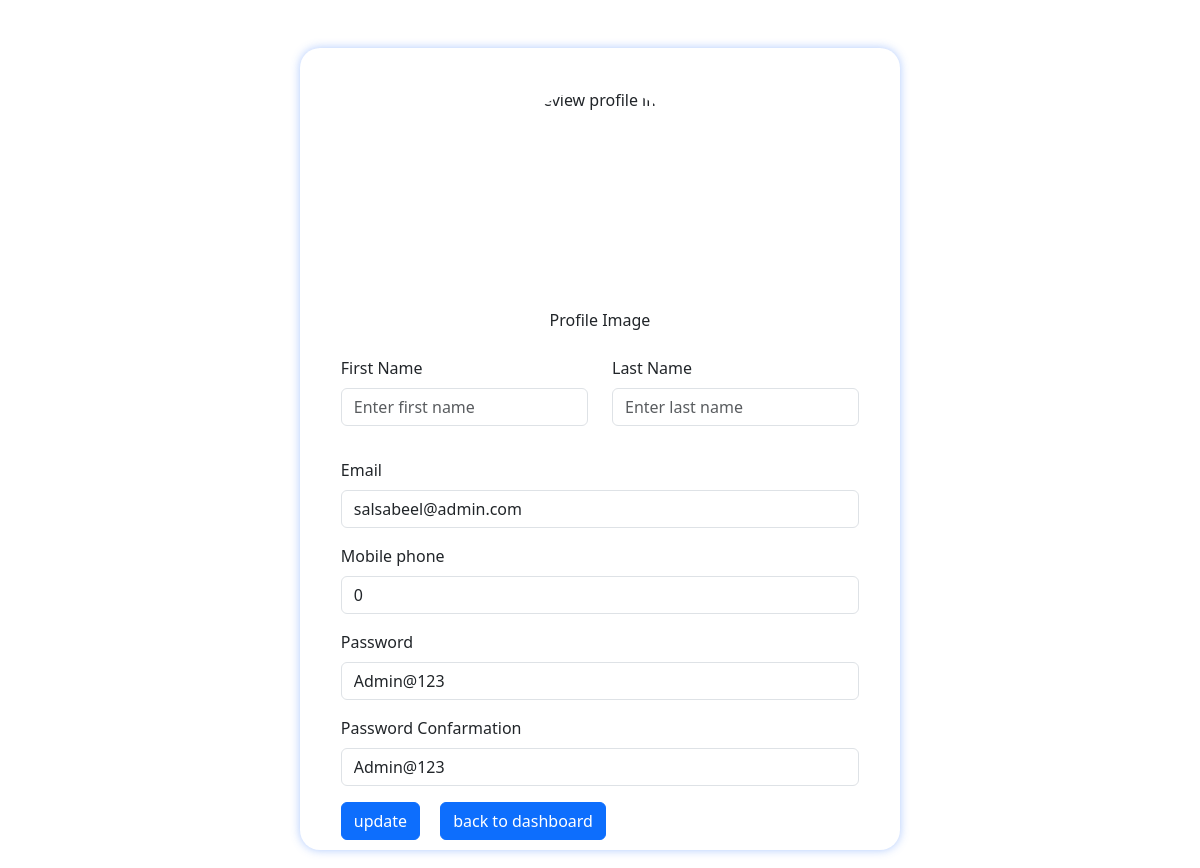
The app's page /update_users.php?updateid=2 with its own data.
### tables this page shows
CREATE TABLE `tb_users` (
  `user_id` int(11) NOT NULL,
  `role_id` int(11) NOT NULL DEFAULT 2,
  `user_fname` varchar(255) NOT NULL,
  `user_lname` varchar(255) NOT NULL,
  `user_email` varchar(255) NOT NULL,
  `user_phone` int(10) NOT NULL,
  `user_img` varchar(255) NOT NULL,
  `user_password` varchar(255) NOT NULL
);

### update_users.php (the view, shortened to what this page needs)
<?php
include('config.php');
$id = $_GET['updateid'];
?>
<!DOCTYPE html>
<html lang="en">
<head>
    <link href="https://cdn.jsdelivr.net/npm/bootstrap@5.3.0-alpha3/dist/css/bootstrap.min.css" rel="stylesheet">
</head>
<body>
    <div class="container my-5">
        <form method="post" enctype="multipart/form-data">
            <?php
            $sql = "SELECT * FROM `tb_users` WHERE user_id = $id ";
            $result = mysqli_query($conn, $sql);
            $row = mysqli_fetch_assoc($result);
            ?>
            <div class="mb-3 text-center">
                <img id="profiledisplay" onclick="triggerClick()" src="<?php echo 'img/' . $row['user_img'] ?>" alt="Preview profile image" style="border-radius: 100px; width: 200px; height: 200px; margin: 20px auto; display: block;">
                <label class="form-label">Profile Image</label>
            </div>
            <div class="row mb-3">
                <div class="col">
                    <label class="form-label">First Name</label>
                    <input type="text" placeholder="Enter first name" class="form-control" name="fname" id="fname" value="<?php echo $row['user_fname']; ?>">
                </div>
                <div class="col">
                    <label class="form-label">Last Name</label>
                    <input type="text" placeholder="Enter last name" class="form-control" name="lname" id="lname" value="<?php echo $row['user_lname']; ?>">
                </div>
            </div>
            <div class="mb-3">
                <label class="form-label">Email</label>
                <input type="text" placeholder="Enter email" class="form-control" name="email" id="email" value="<?php  echo $row['user_email']; ?>">
            </div>
            <div class="mb-3">
                <label class="form-label">Mobile phone</label>
                <input type="text" placeholder="Enter Mobile phone" class="form-control" name="mobile" id="mobile" value="<?php echo $row['user_phone']; ?>">
            </div>
            <div class="mb-3">
                <label class="form-label">Password</label>
                <input type="text" placeholder="Enter Passsword" class="form-control" name="password" id="password" value="<?php echo $row['user_password']; ?>">
            </div>
            <div class="mb-3">
                <label class="form-label">Password Confarmation</label>
                <input type="text" placeholder="Enter Passsword Confarmation" class="form-control" name="cpassword" id="cpassword" value="<?php echo $row['user_password']; ?>">
            </div>
            <div class="buttons">
                <button type="submit" class="btn btn-primary" name="submit"> update</button>
                <button type="submit" class="btn btn-primary" name="back">back to dashboard</button>
            </div>
        </form>
    </div>
</body>
</html>

### update_users.php (style rules this page uses)
.container { display: flex; flex-wrap: wrap; flex-direction: column; gap: 20px; justify-content: center; align-items: center; width: 600px; margin: auto; box-shadow: 0 0 10px #4886fa71; border-radius: 20px; padding-top: 20px; padding-bottom: 10px; }
form { width: 90%; }
.buttons { display: flex; gap: 20px; }

### records on screen
tb_users: email "salsabeel@admin.com", mobile "0", password "Admin@123", cpassword "Admin@123"
